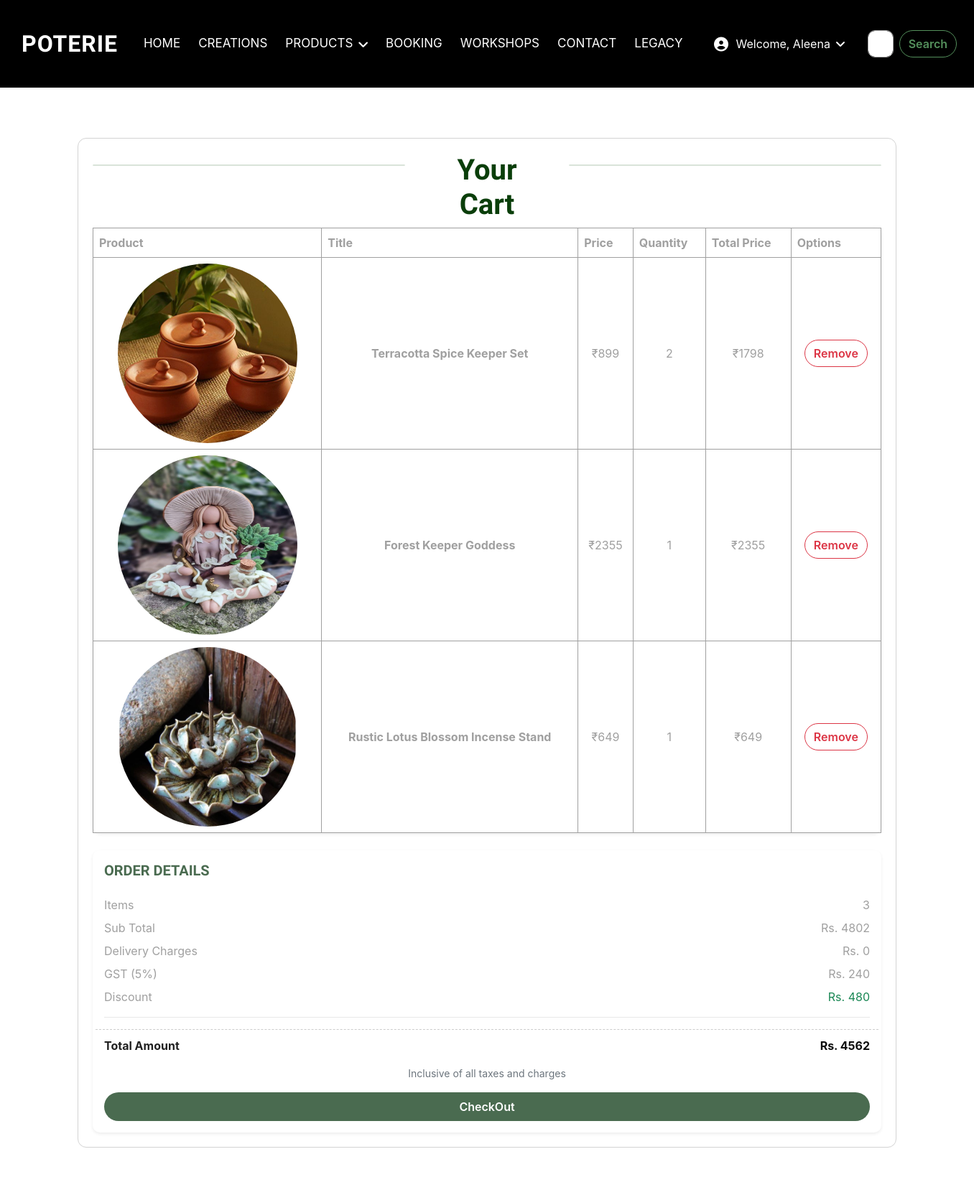
The app's page /PoteriaSite/Cartpage (signed in, upper part), older data.
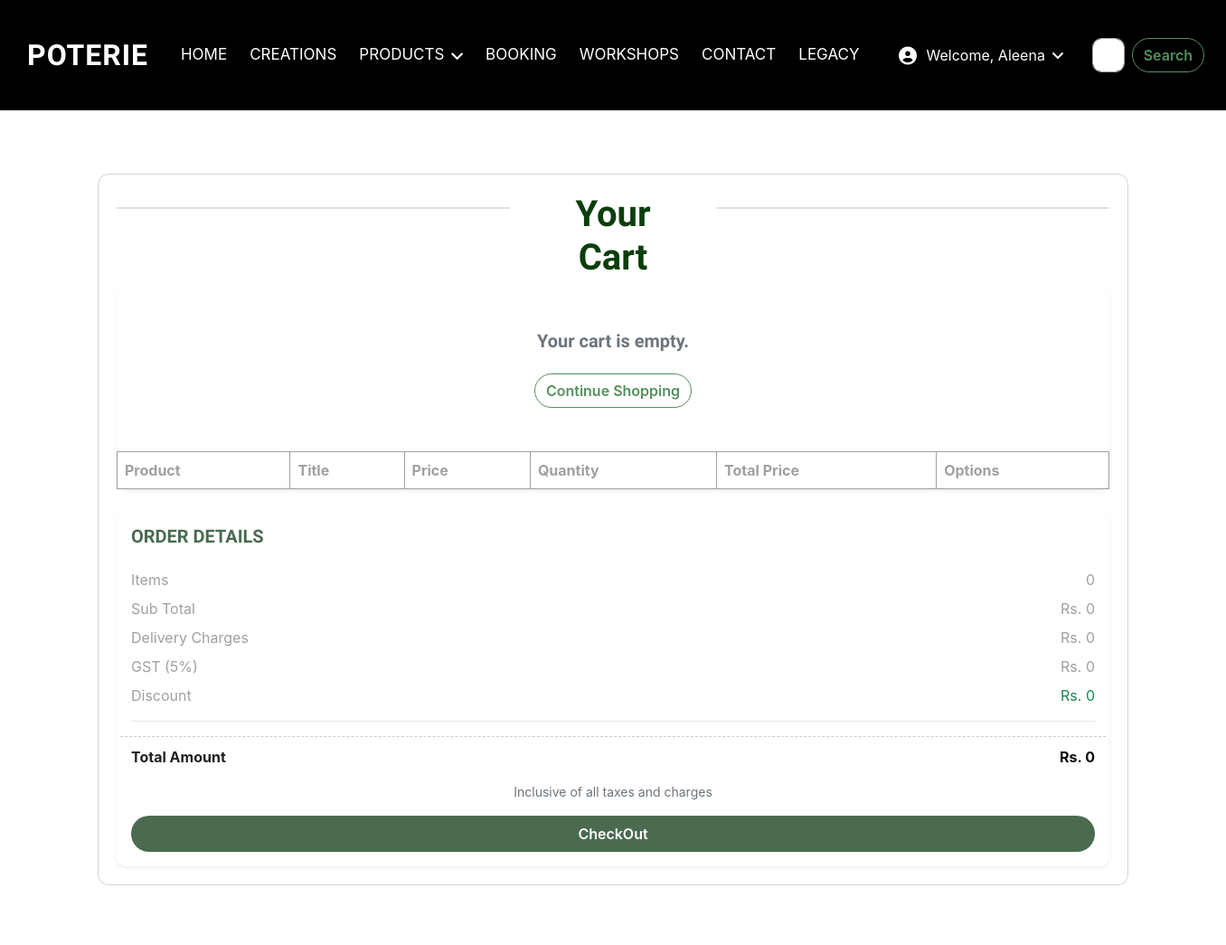
The same page, newer data.
### webapp/models.py (models this page shows, shortened)
class Cartdb(models.Model):
    Singlepottery_username = models.CharField(max_length=30, null=True, blank=True)
    Singlepottery_name = models.CharField(max_length=30, null=True, blank=True)
    Singlepottery_price = models.IntegerField(null=True, blank=True)
    Singlepottery_total = models.IntegerField(null=True, blank=True)
    Singlepottery_quantity = models.CharField(max_length=30, null=True, blank=True)
    Singlepottery_image = models.ImageField(upload_to="Cart Images", null=True, blank=True)
    Potteryid = models.IntegerField(null=True, blank=True)

### webapp/views.py (the view)
# urls.py: path('Cartpage', views.Cartpage, name="Cartpage"),
def Cartpage(request):
    cart_count = 0
    uname = request.session.get('username')
    if uname:
        cart_count = Cartdb.objects.filter(Singlepottery_username=uname).count()
    product = productdb.objects.all()
    cart = Cartdb.objects.filter(Singlepottery_username=request.session['username'])
    sub_total = 0
    total_amount = 0
    delivery = 0
    gst = 0
    discount = 0
    for i in cart:
        sub_total += i.Singlepottery_total
        if sub_total < 500:
            delivery = 50
        else:
            delivery = 0
        gst = round((sub_total + delivery) * 0.05)
        discount = round((sub_total * 0.10))
        total_amount = round((gst + sub_total + delivery) - discount)
    return render(request, "Cartpage.html", {'product': product,
                                             'cart': cart,
                                             'cart_count': cart_count,
                                             'sub_total': sub_total,
                                             'delivery': delivery,
                                             'gst': gst,
                                             'total_amount': total_amount,
                                             'discount': discount})

### webapp/templates/Cartpage.html (shortened to what this page needs)
<!DOCTYPE html>
<html lang="en">
{% load static %}
<head>
    <link href="https://cdnjs.cloudflare.com/ajax/libs/font-awesome/7.0.0/css/all.min.css" rel="stylesheet">
    <link href="https://cdn.jsdelivr.net/npm/bootstrap-icons@1.4.1/font/bootstrap-icons.css" rel="stylesheet">
    <link href="{% static 'website/lib/animate/animate.min.css' %}" rel="stylesheet">
    <link href="{% static 'website/lib/lightbox/css/lightbox.min.css' %}" rel="stylesheet">
    <link href="{% static 'website/lib/owlcarousel/assets/owl.carousel.min.css' %}" rel="stylesheet">
    <link href="{% static 'website/css/bootstrap.min.css' %}" rel="stylesheet">
    <link href="{% static 'website/css/style.css' %}" rel="stylesheet">
</head>
<body style="background-color:white;">
<div class="container-fluid p-0 ">
    <nav class="navbar navbar-expand-lg" style="background-color:rgb(0,0,0);">
        <a href="{% url 'Homepage' %}" class="navbar-brand ms-4 ms-lg-0 d-flex align-items-center">
            <h2 class="mb-0 text-uppercase"
                style="color: white; font-weight: bold; margin-left:30px; margin-right:20px;">Poterie</h2>
        </a>
        <div class="collapse navbar-collapse" id="navbarCollapse">
            <div class="navbar-nav mx-auto p-4 p-lg-0">
                <a href="{% url 'Homepage' %}"
                   class="nav-item nav-link {% if request.resolver_match.url_name == 'Homepage' %}active{% endif %}">Home</a>
                <a href="{% url 'Creationpage' %}"
                   class="nav-item nav-link {% if request.resolver_match.url_name == 'Creationpage' %}active{% endif %}">Creations</a>
                <div class="nav-item dropdown">
                    <a href="#" class="nav-link dropdown-toggle text-white" data-bs-toggle="dropdown">Products</a>
                </div>
                <a href="{% url 'Bookingpage' %}"
                   class="nav-item nav-link text-white {% if request.resolver_match.url_name == 'Bookingpage' %}active{% endif %}">Booking</a>
                <a href="{% url 'Workshoppage' %}"
                   class="nav-item nav-link text-white {% if request.resolver_match.url_name == 'Workshoppage' %}active{% endif %}">Workshops</a>
                <a href="{% url 'Contactpage' %}"
                   class="nav-item nav-link text-white {% if request.resolver_match.url_name == 'Contactpage' %}active{% endif %}">Contact</a>
                <a href="{% url 'Legacygpage' %}"
                   class="nav-item nav-link text-white {% if request.resolver_match.url_name == 'Legacygpage' %}active{% endif %}">Legacy</a>
            </div>
            {% if request.session.username %}
            <div class="nav-item dropdown me-3">
                <a href="#" class="nav-link dropdown-toggle text-white d-flex align-items-center"
                   data-bs-toggle="dropdown">
                    <i class="fas fa-user-circle fa-lg me-2"></i>Welcome, {{ request.session.username }} </a>
            </div>
            {% endif %}
            <form class="d-flex me-4" role="search">
                <input class="form-control me-2" type="search" placeholder="Search" aria-label="Search">
                <button class="btn btn-outline-success" type="submit">Search</button>
            </form>
        </div>
    </nav>
</div>
<div class="container-fluid main_wrapper" style="margin-top:124px; padding:20px 50px;">
    <div class="container cart-container my-5"
         style="border:1px solid lightgrey; border-radius:12px; width:auto; height:auto; padding:20px;">
        <div style="display:flex; gap:40px; text-align:center; mt-5 mb-5">
            <hr style="width:500px; border:1.5px solid rgb(106, 148, 106); border-radius:12px;">
            <h1 style="color:rgb(10, 62, 10);">Your Cart</h1>
            <hr style="width:500px; border:1.5px solid rgb(106, 148, 106);border-radius:12px;">
        </div>
        <div class="col-12 mb-4">
            <div class="card border-0 shadow-sm">
                <div class="card-body p-0">
                    <div class="table-responsive">
                        <table class="table table-bordered align-middle mb-0">
                            <thead>
                            <tr>
                                <th>Product</th>
                                <th>Title</th>
                                <th>Price</th>
                                <th>Quantity</th>
                                <th>Total Price</th>
                                <th>Options</th>
                            </tr>
                            </thead>
                            <tbody>
                            {% for i in cart %}
                            <tr class="text-center">
                                <td>
                                    <img src="{{ i.Singlepottery_image.url }}" alt="Product Image" width="250px"
                                         height="250px" class="rounded-circle">
                                </td>
                                <td><strong>{{i.Singlepottery_name}}</strong></td>
                                <td>₹{{i.Singlepottery_price}}</td>
                                <td>{{i.Singlepottery_quantity}}</td>
                                <td>₹{{i.Singlepottery_total}}</td>
                                <td>
                                    <a href="{% url 'deletecart' c_id=i.id %}" class="btn btn-outline-danger ">
                                        Remove </a>
                                </td>
                            </tr>
                            {% empty %}
                            <div class="text-center py-5">
                                <h5 class="text-muted">Your cart is empty.</h5>
                                <a href="{% url 'Creationpage' %}" class="btn btn-outline-success mt-3">Continue
                                    Shopping</a>
                            </div>
                            {% endfor %}
                            </tbody>
                        </table>
                    </div>
                </div>
            </div>
        </div>
        <div class="col-12">
            <div class="card border-0 shadow-sm">
                <div class="card-body">
                    <h5 class="fw-bold mb-4 text-uppercase" style="color:#4a6b50;">Order Details</h5>
                    <div class="row mb-2">
                        <div class="col-6">Items</div>
                        <div class="col-6 text-end fw-semibold">{{cart_count}}</div>
                    </div>
                    <div class="row mb-2">
                        <div class="col-6">Sub Total</div>
                        <div class="col-6 text-end fw-semibold">
                            Rs. {{sub_total}}
                        </div>
                    </div>
                    <div class="row mb-2">
                        <div class="col-6">Delivery Charges</div>
                        <div class="col-6 text-end fw-semibold">Rs. {{delivery}}</div>
                    </div>
                    <div class="row mb-2">
                        <div class="col-6">GST (5%)</div>
                        <div class="col-6 text-end fw-semibold">Rs. {{gst}}</div>
                    </div>
                    <div class="row mb-2">
                        <div class="col-6">Discount</div>
                        <div class="col-6 text-end text-success fw-semibold">Rs. {{discount}}</div>
                    </div>
                    <hr>
                    <div class="row total-price mb-3">
                        <div class="col-6 fw-bold">Total Amount</div>
                        <div class="col-6 text-end fw-bold text-dark">Rs. {{total_amount}}</div>
                    </div>
                    <p class="text-muted small mb-3 text-center">Inclusive of all taxes and charges</p>
                    <div class="mt-3">
                        <a href="{% url 'Checkoutpage' %}" class="btn w-100 py-2"
                           style="background-color:#4a6b50; border:none; color:white; font-weight:600;">
                            CheckOut
                        </a>
                    </div>
                </div>
            </div>
        </div>
    </div>
</div>
</body>
</html>

### webapp/static/website/css/style.css (style rules this page uses)
.btn { font-weight: 600; transition: .5s; border-radius: 50px; }
.navbar { position: absolute; width: 100%; top: 0; left: 0; z-index: 9; transition: .5s; }
.navbar .navbar-nav .nav-link { margin-right: 25px; padding: 40px 0; color: var(--bs-white); font-size: 17px; text-transform: uppercase; outline: none; transition: .5s; }
.navbar .dropdown-toggle::after { border: none; content: "\f107"; font-family: "Font Awesome 5 Free"; font-weight: 900; vertical-align: middle; margin-left: 8px; }
.navbar .nav-link { color: white; transition: 0.3s; }
.btn-outline-success { border-color: rgb(84, 144, 92); color: rgb(84, 144, 92); }

### webapp/templates/Cartpage.html (style rules this page uses)
body { background-color: #f1f3f6; font-family: 'Inter', sans-serif; }
.navbar { background-color: #2874f0; }
.navbar-brand h2 { color: white; font-weight: 700; letter-spacing: 1px; }
.cart-container { margin-top: 100px; margin-bottom: 80px; }
.total-price { border-top: 1px dashed #ccc; padding-top: 10px; margin-top: 10px; font-weight: 700; color: #212121; }

Row changes from the older to the newer data that the page shows:
removed Cartdb: Singlepottery_image (picture), Singlepottery_name "Terracotta Spice Keeper Set", Singlepottery_price "899", Singlepottery_quantity "2", Singlepottery_total "1798"
removed Cartdb: Singlepottery_image (picture), Singlepottery_name "Forest Keeper Goddess", Singlepottery_price "2355", Singlepottery_quantity "1", Singlepottery_total "2355"
removed Cartdb: Singlepottery_image (picture), Singlepottery_name "Rustic Lotus Blossom Incense Stand", Singlepottery_price "649", Singlepottery_quantity "1", Singlepottery_total "649"
Text that changed along with them:
{{ cart_count }}: "3" → "0"
{{ sub_total }}: "4802" → "0"
{{ gst }}: "240" → "0"
{{ discount }}: "480" → "0"
{{ total_amount }}: "4562" → "0"
text now shown: "Your cart is empty. Continue Shopping"
